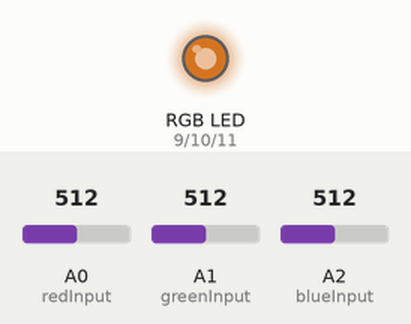
This sketch was run on a simulated Arduino Uno, built with avr-gcc and run on an emulated ATmega328P. Parts: an RGB LED mixed from three pins (HIGH = lit). The test bench sets the inputs (shaded band); at power-on: A1 (greenInput) = 512, A0 (redInput) = 512, A2 (blueInput) = 512. Dim RGB values are drawn brighter than linear.

Above: at 1.2 s.
1.3 s: A1 (greenInput) set to 350
At 2.3 s:
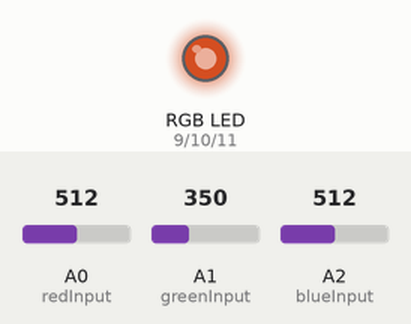
2.8 s: A0 (redInput) set to 716
At 3.4 s:
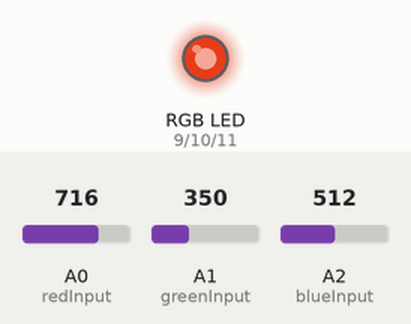
4.3 s: A2 (blueInput) set to 0
At 5.5 s:
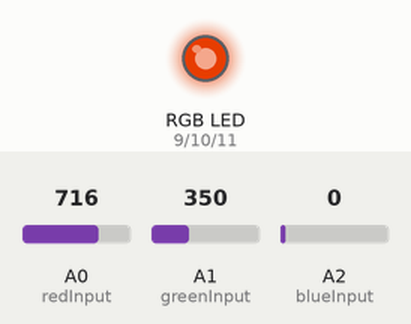
5.8 s: A1 (greenInput) set to 511
At 6.9 s:
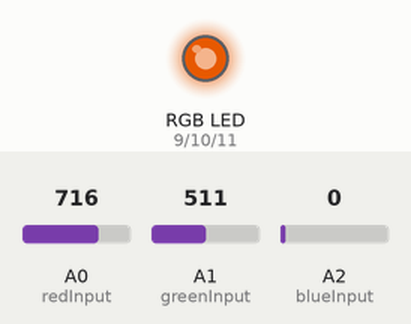
7.3 s: A2 (blueInput) set to 26
8.8 s: A2 (blueInput) set to 29
At 9.2 s:
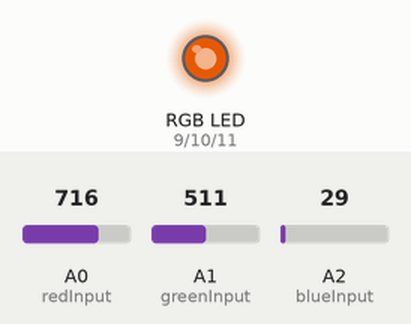
Timing chart, 0 to 11.3 s (numbered marks = the images above; inputs shaded):
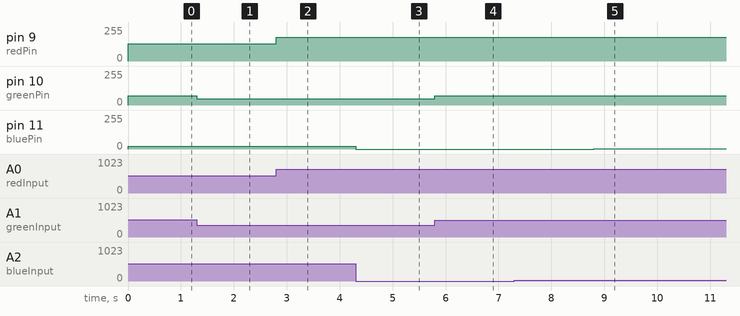

Measured:
- after the input at 1.3 s, pin 10 (greenPin): 70/255 → 47/255 at once
- after the input at 2.8 s, pin 9 (redPin): 128/255 → 179/255 at once
- after the input at 4.3 s, pin 11 (bluePin): 20/255 → 0/255 at once
- after the input at 5.8 s, pin 10 (greenPin): 47/255 → 69/255 at once
- after the input at 7.3 s, every drawn part: stays the same
- after the input at 8.8 s, pin 11 (bluePin): 0/255 → 1/255 at once

The sketch:

adjusted_color.ino
```cpp
int redPin = 9;
int greenPin = 10;
int bluePin = 11;

int redInput = A0;
int greenInput = A1;
int blueInput = A2;

int redMax = 255;
int greenMax = 140;
int blueMax = 40;

void setup() {
  pinMode(redPin, OUTPUT);
  pinMode(greenPin, OUTPUT);
  pinMode(bluePin, OUTPUT);
}

void setColor(int redValue, int greenValue, int blueValue) {
  analogWrite(redPin, redValue);
  analogWrite(greenPin, greenValue);
  analogWrite(bluePin, blueValue);
}

void setAdjustedColor(int redValue, int greenValue, int blueValue) {
  setColor(map(redValue, 0, 255, 0, redMax),
           map(greenValue, 0, 255, 0, greenMax),
           map(blueValue, 0, 255, 0, blueMax));
}

void loop() {
  setAdjustedColor(analogRead(redInput)/4,
                   analogRead(greenInput)/4,
                   analogRead(blueInput)/4);
}
```

set_color_hsb.ino
```cpp
void setColorHSB(int hue, unsigned int saturation, unsigned int value) {
  // Adaptation of http://en.wikipedia.org/wiki/HSL_and_HSV#Converting_to_RGB
  long chroma = value * saturation / 255;
  long secondary = chroma * (60 - abs((hue % 120) - 60)) / 60;
  int offset = value - chroma;
  byte r = 0, g = 0, b = 0;

  if (hue < 60) {
    r = chroma;
    g = secondary;
  } else if (hue < 120) {
    r = secondary;
    g = chroma;
  } else if (hue < 180) {
    g = chroma;
    b = secondary;
  } else if (hue < 240) {
    g = secondary;
    b = chroma;
  } else if (hue < 300) {
    r = secondary;
    b = chroma;
  } else if (hue < 360) {
    r = chroma;
    b = secondary;
  }

  setAdjustedColor(r+offset, g+offset, b+offset);
}
```
